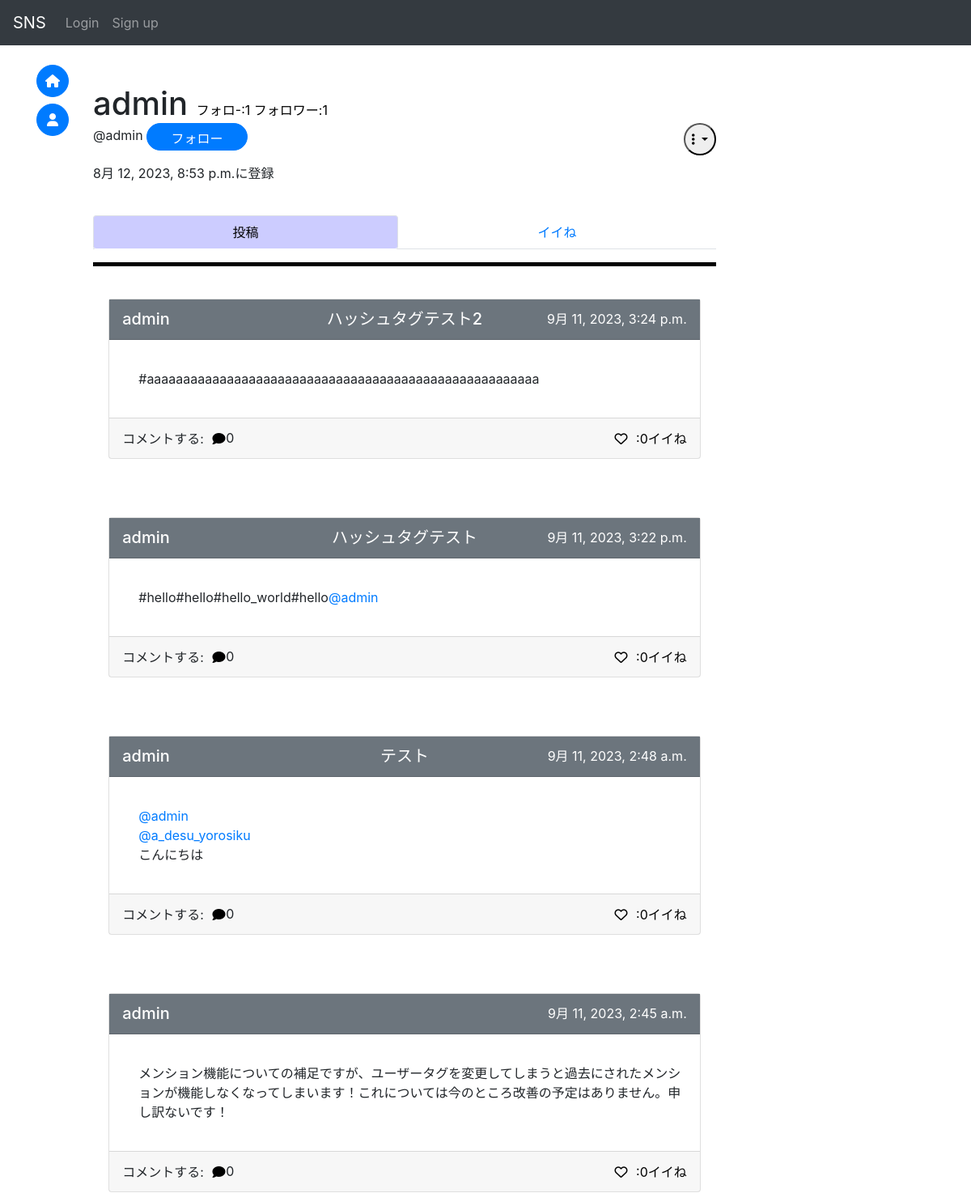
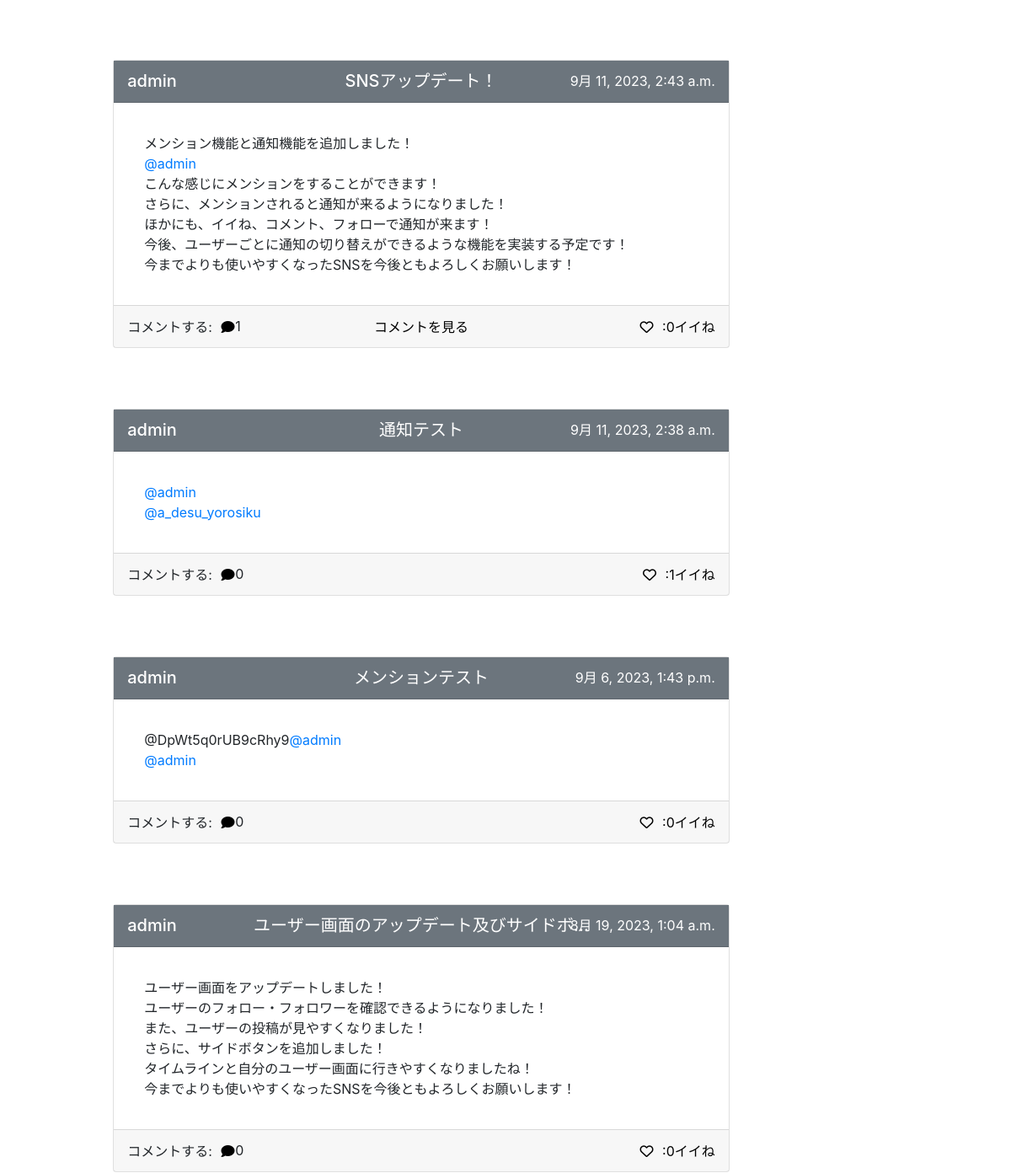
Before: /accounts/user/ac20daa5-716d-4be9-b037-15f506b8e887/ (upper part) with the older database file (2 pictures, top to bottom).
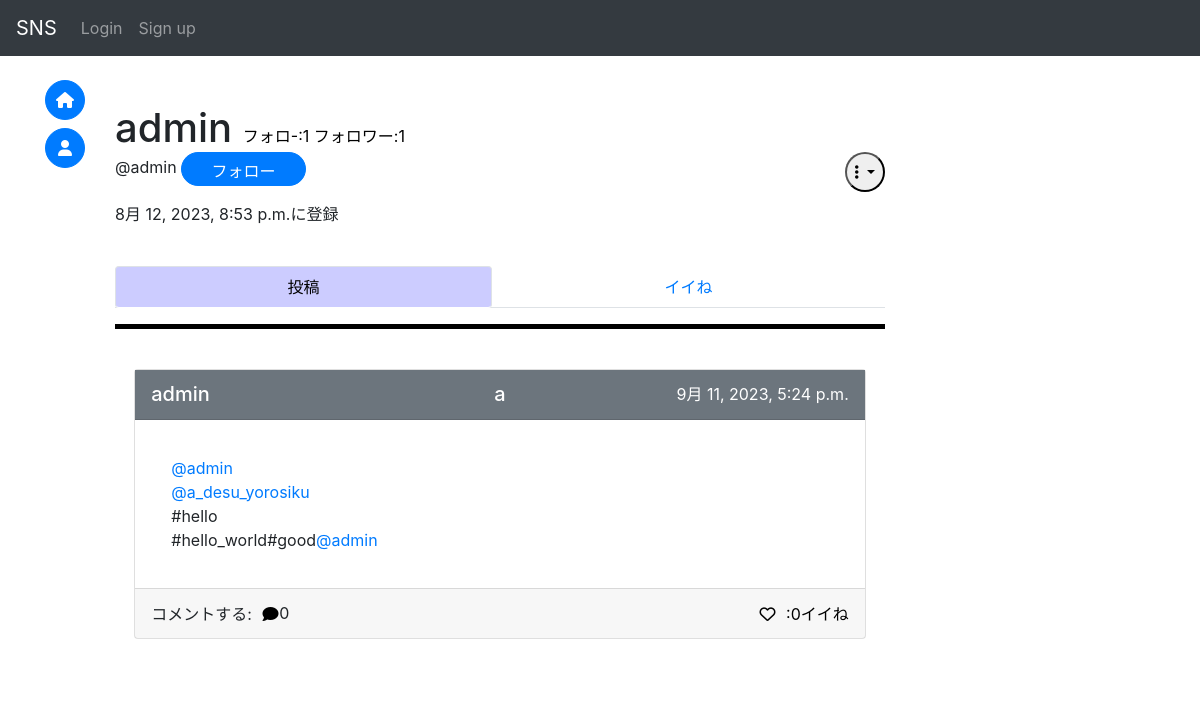
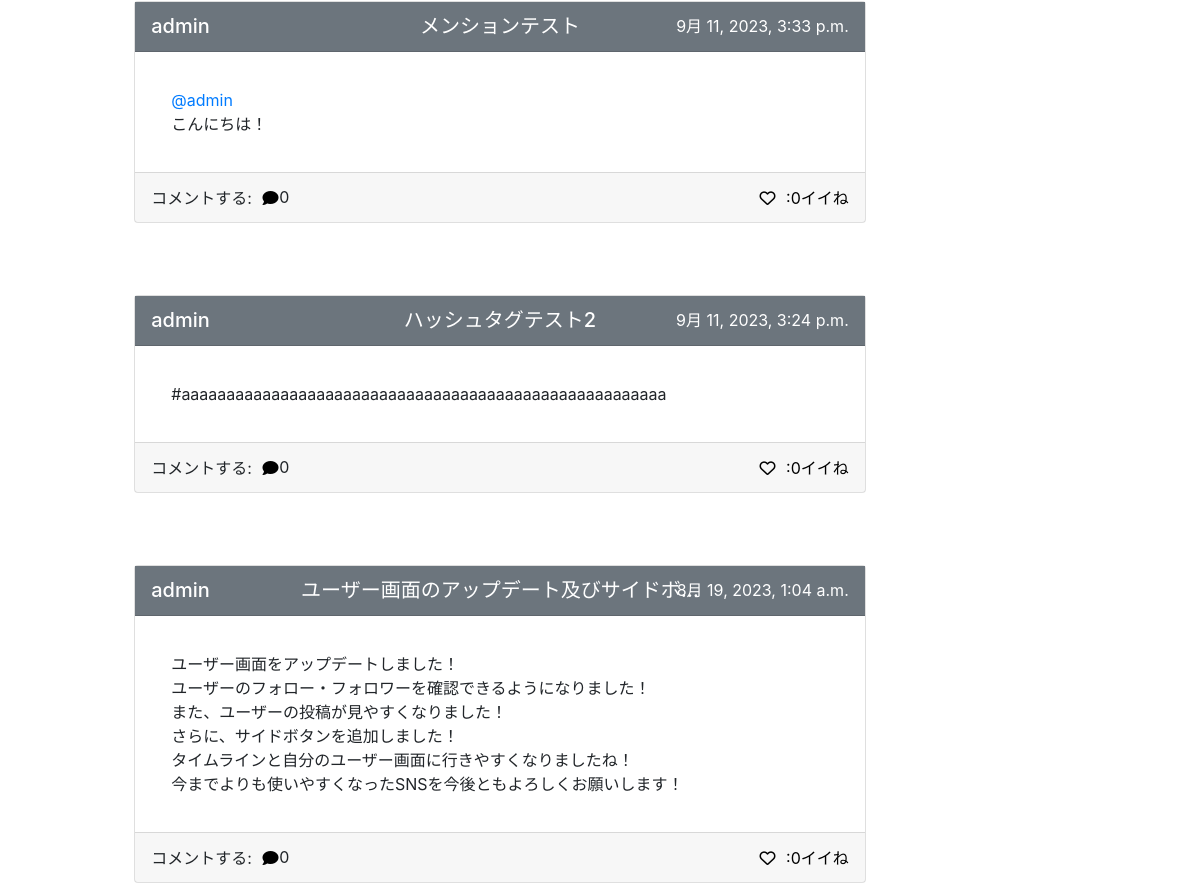
After: the same page with the newer database file (2 pictures, top to bottom).
### sns/models.py (models this page shows, shortened)
class Post(models.Model):
    id = models.UUIDField(primary_key=True, default=uuid.uuid4, editable=False)
    title = models.CharField(max_length=50, null=True)
    detail = models.TextField(max_length=255)
    author = models.ForeignKey(
        get_user_model(),
        on_delete=models.CASCADE,
        related_name="author"
    )
    created_at = models.DateTimeField(auto_now_add=True)
    good_num = models.IntegerField(default=0)
    mode = models.IntegerField(default=0)#0:通常の投稿 1:コメント
    parent_post = models.ForeignKey(
        "Post",
        on_delete=models.CASCADE,
        null=True,
        blank=True,
    )
    mention = models.ManyToManyField(
        get_user_model(),
        related_name="mention",
        blank=True
    )

### accounts/models.py (models this page shows, shortened)
class CustomUser(AbstractBaseUser, PermissionsMixin):
    id = models.UUIDField(primary_key=True, default=uuid.uuid4, editable=False)
    email = models.EmailField(_("email address"), unique=True, null=True)
    is_staff = models.BooleanField(
        _("staff status"),
        default=False,
        help_text=_("Designates whether the user can log into this admin site."),
    )
    username = models.CharField(_("username"), max_length=50)
    usertag = models.CharField(_("usertag"), max_length=16, unique=True, null=True)
    created_at = models.DateTimeField(auto_now_add=True)
    mentioned = models.ManyToManyField(
        "sns.Post",
        blank=True,
        related_name="mentioned"
    )
    objects = CustomUserManager()
    EMAIL_FIELD = "email"
    USERNAME_FIELD = "email"
    REQUIRED_FIELDS = ["username", "usertag"]
    class Meta:
        verbose_name = _("user")
        verbose_name_plural = _("users")
    def __str__(self):
        return self.username

### accounts/views.py (the view, shortened to what this page needs)
# urls.py: path("user/<str:id>/", views.user_detail, name="user"),
def user_detail(request, id):
    context = {}
    user = get_object_or_404(CustomUser, pk=id)
    post = Post.objects.filter(author=user)
    context["userDetail"] = user
    context["posts"] = post
    following_num = Follower.objects.filter(following=user).count()
    followed_num = Follower.objects.filter(followed=user).count()
    context["following"] = False
    context["following_num"] = following_num
    context["followed_num"] = followed_num
    context["btn_class"] = "btn-primary"
    lib.list_comment(context, post)
    if request.user.is_anonymous:
        return render(request, "accounts/userDetail.html", context)

### mysns/lib.py (called while the page is built)
def comment_num_count(now, com_num, count=0):
    ans = 0
    for n in now.post_set.all():
        ans += comment_num_count(n, com_num, count)
    com_num[now.id] = ans
    return ans + 1

def list_comment(context, post):
    comment_num = {} #各投稿に対するコメント数
    top_comment = {} #各投稿に対するコメント
    for p in post:
        comment_num_count(p, comment_num)
        try:
            top_comment[p.id] = p.post_set.all()
        except Exception:
            top_comment[p.id] = []
    context["comment_num"] = comment_num
    context["top_comment"] = top_comment

### sns/templatetags/custom_filter.py (called while the page is built)
@register.filter
def get_value(d, k):
    if k in d:
        return d[k]
    return None

### accounts/templates/accounts/userDetail.html (shortened to what this page needs)
{% extends "base.html" %}
{% block content %}
    <br>
    <div>
        <div>
            <h1 style="display:inline;">
                {{ userDetail.username }}
            </h1>
            <a href="{% url 'accounts:follower' userDetail.id 'following' %}" class="notlink">
                フォロ-:{{ following_num }}
            </a>
            <a href="{% url 'accounts:follower' userDetail.id 'followed' %}" class="notlink">
                フォロワー:<div style="display:inline;" class="num">{{ followed_num }}</div>
            </a>
                <div class="dropdown">
                    <button class="wh-30px float-right dropdown-toggle" type="button"
                        id="dropdownMenuButton" data-toggle="dropdown" aria-haspopup="true" aria-expanded="false">
                            <i class="fa-solid fa-ellipsis-vertical"></i>
                    </button>
                </div>
        </div>
        <p>
            {% if request.user.is_anonymous %}
                @{{ userDetail.usertag }}
                <button type="button" class="btn btn-primary w-120px h-40px rounded-pill"
                    onClick="location.href='{% url 'accounts:follow' userDetail.id %}'">
                        フォロー
                </button>
                <br>
            {% elif user.id == userDetail.id %}
                @{{ userDetail.usertag }}
            {% endif %}
        </p>
        <p>
            {{ userDetail.created_at }}に登録
        </p>
    </div>
    {% if is_block %}
        <div>
            <br>
            <br>
            <h1 style="color:red; text-align:center;">ブロック中のユーザー<h1>
        </div>
    {% elif is_blocked %}
        <div>
            <br>
            <br>
            <h3 style="text-align:center;">このユーザーは投稿の公開を制限しています</h3>
        </div>
    {% else %}
        <div class="row-1" style="position: sticky;top: 55px;z-index:2;background-color:#fff;">
            <br>
            <ul class="nav nav-tabs nav-fill nav-pills" role="tablist">
                <li class="nav-item tab-hov">
                    <a class="nav-link active" id="item1-tab" data-toggle="tab" href="#item1" role="tab" aria-controls="item1" aria-selected="true">
                        投稿
                    </a>
                </li>
                <li class="nav-item tab-hov">
                    <a class="nav-link" id="item2-tab"
                        data-toggle="tab" href="#item2" role="tab" aria-controls="item2" aria-selected="false">
                        イイね
                    </a>
                </li>
            </ul>
            <hr width="100%" color="#0" style="height:4px;">
            <br>
        </div>
        <div class="tab-content">
            <div class="tab-pane fade show active" id="item1" role="tabpanel" aria-labelledby="item1-tab">
                {% with posts_include=posts good_mode="1" othergood="12" %}
                    {% include 'post_list_include.html' %}
                {% endwith %}
            </div>
        </div>
    {% endif %}
{% endblock %}

### templates/post_card_include.html (shortened to what this page needs)
{% load custom_filter %}
<div class="card w-150px mx-auto clearfix" style="position:relative;">
    <a href="{% url 'sns:post' postcard.pk %}" style="position:absolute;inset:0;">
        <div class="card-header bg-secondary h-50px clearfix" style="display:flex; justify-content:center;postition:relative;">
            <h5 style="position:absolute; left:1rem;">
                <a href="{% url 'accounts:user' postcard.author.id %}" class="on-a title-link">
                    {{ postcard.author }}
                </a>
            </h5>
            <h5 style="text-align:center; display:table-cell;">
                <a href="{% url 'sns:post' postcard.id %}" class="on-a title-link">
                    {% if postcard.mode != 1 %}
                        {{ postcard.title | truncatechars:20 }}
                    {% endif %}
                </a>
            </h5>
            <p style="position:absolute; right:1rem; color:white">
                {{ postcard.created_at }}
            </p>
        </div>
        <div class="card-body detail clearfix">
            <p class="card-text">
                <div class="on-a">
                    {{ postcard|mention|linebreaks }}
                </div>
            </p>
        </div>
        <div class="card-footer h-50px text-right clearfix" style="display:flex;justify-content:center;postition:relative;">
            <div style="display:inline">
                <p style="position:absolute;left:1rem;">
                    コメントする:
                    <button onClick="clearText('{{ postcard.id }}')" class="good on-a">
                        <i class="fa-solid fa-comment"></i>
                    </button>
                    <div id="comment_num_{{ postcard.id }}" style="position:absolute;left:9rem;">
                        {{ comment_num|get_value:postcard.id }}
                    </div>
                </p>
            </div>
            <div>
            {% with num=comment_num|get_value:postcard.id %}
            {% if num > 0 %}
                <button onClick="openComment('{{ postcard.id }}_{{ good_mode }}')" class="good on-a">
                    コメントを見る
                </button>
            {% endif %}
            {% endwith %}
            </div>
            <div style="position:absolute;right:1rem;">
                {% if user.is_anonymous %}
                    <button onClick="location.href='{% url 'sns:good' postcard.id 1 %}'" class="good on-a">
                        <i class="fa-regular fa-heart"></i>
                    </button>
                {% endif %}
                <a href="{% url 'sns:good_user' postcard.id %}" class="notlink on-a">
                    <div id="num_{{ postcard.id }}_{{ good_mode }}" style="display:inline;size:4;">:{{ postcard.good_num }}イイね</div>
                </a>
            </div>
        </div>
    </a>
</div>

Changed rows visible on the page:
removed Post: author "admin", title "ハッシュタグテスト", created_at "9月 11, 2023, 3:22 p.m.", detail.usertag "#hello#hello#hello_world#hello @admin", id "0", good_num "0"
removed Post: author "admin", title "テスト", created_at "9月 11, 2023, 2:48 a.m.", detail.usertag "@admin @a_desu_yorosiku こんにちは", id "0", good_num "0"
removed Post: author "admin", created_at "9月 11, 2023, 2:45 a.m.", detail.usertag "メンション機能についての補足ですが、ユーザータグを変更してしまうと過去にされたメンションが機能しなくなってしまいます！これについては今のところ改善の予定はありません。申し訳ないです！", id "0", good_num "0"
removed Post: author "admin", title "SNSアップデート！", created_at "9月 11, 2023, 2:43 a.m.", detail.usertag "メンション機能と通知機能を追加しました！ @admin こんな感じにメンションをすることができます！ さらに、メンションされると通知が来るようになりました！ ほかにも、イイね、コメント、フォローで通知が来ます！ 今後、ユーザーごとに通知の切り替えができるような機能を実装する予定です！ 今までよりも使いやすくなったSNSを今後ともよろしくお願いします！", id "1", good_num "0"
removed Post: author "admin", title "通知テスト", created_at "9月 11, 2023, 2:38 a.m.", detail.usertag "@admin @a_desu_yorosiku", id "0", good_num "1"
removed Post: author "admin", title "メンションテスト", created_at "9月 6, 2023, 1:43 p.m.", detail.usertag "@DpWt5q0rUB9cRhy9 @admin @admin", id "0", good_num "0"
added Post: author "admin", title "a", created_at "9月 11, 2023, 5:24 p.m.", detail.usertag "@admin @a_desu_yorosiku #hello #hello_world#good @admin", id "0", good_num "0"
added Post: author "admin", title "メンションテスト", created_at "9月 11, 2023, 3:33 p.m.", detail.usertag "@admin こんにちは！", id "0", good_num "0"
